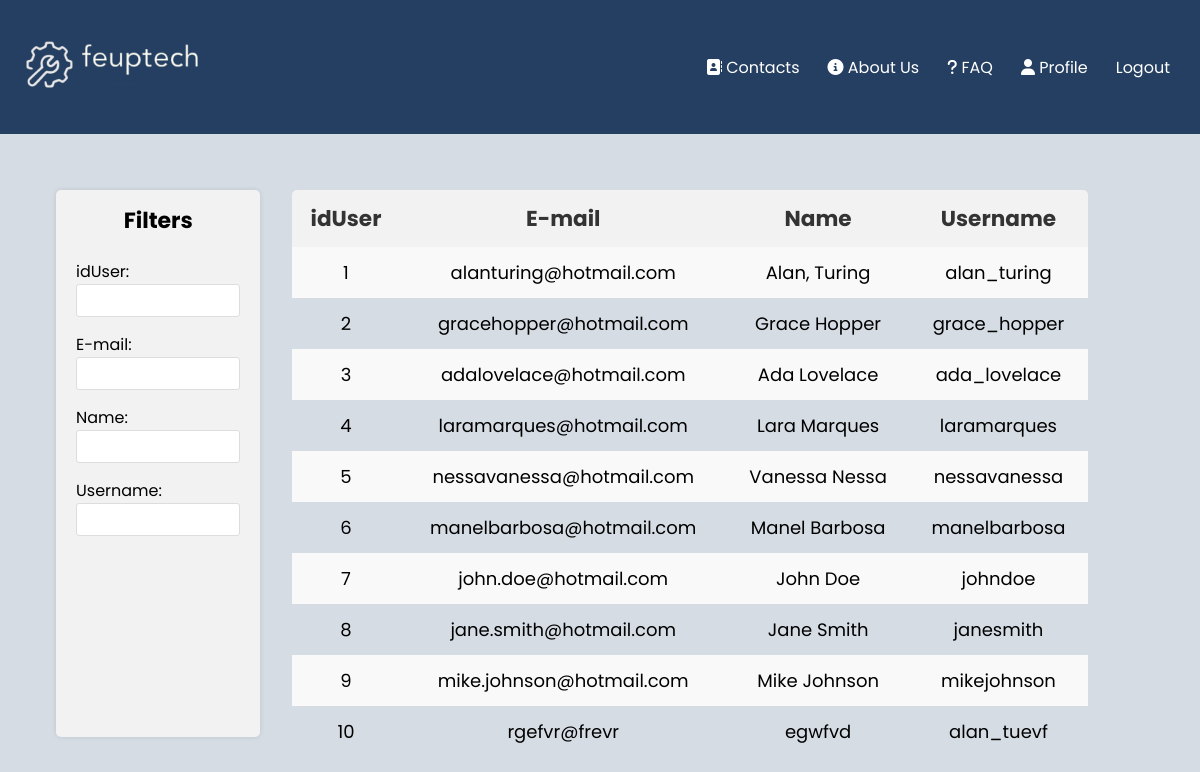
The app's page /pages/users_all.php (signed in) with its own data.
### tables this page shows
CREATE TABLE users(
    idUser integer primary key AUTOINCREMENT,
    email text UNIQUE,
    name text NOT NULL,
    username text UNIQUE NOT NULL,
    password text NOT NULL
);

### pages/users_all.php (called while the page is built, shortened)
<?php
    require_once(__DIR__ . '/../database/connection.db.php');
    require_once(__DIR__ . '/../database/user.class.php');
    require_once(__DIR__ . '/../utils/session.php');
    require_once(__DIR__ . '/../templates/tickets.tpl.php');
    require_once(__DIR__ . '/../templates/users_all.tpl.php');
    $session = new Session();
    $db = getDatabaseConnection();
    $user = User::getUserWithId($db, $session->getID());
    $users = User::getAllUsers($db);
    drawTicketsHeader($session);
    drawUsersAll($users);
?>

### utils/session.php (called while the page is built, shortened)
<?php
class Session{
      public function isLoggedIn() : bool {
        return isset($_SESSION['id']);
      }
      public function getID() : ?int {
        return isset($_SESSION['id']) ? $_SESSION['id'] : null;
      }
}
?>

### database/user.class.php (called while the page is built, shortened)
<?php
     class User{
        public function __construct(int $id, string $email, string $name, string $username){
            $this->id = $id;
            $this->email = $email;
            $this->name = $name;
            $this->username = $username;
        }
        static function getAllUsers(PDO $db){
            $stmt = $db->prepare('
              SELECT idUser, email, name, username
              FROM users');
            $stmt->execute();
            $ticketRows = $stmt->fetchAll(PDO::FETCH_ASSOC);
            $users = [];
            foreach ($ticketRows as $row){
                $user = new User(
                $row['idUser'],
                $row['email'],
                $row['name'],
                $row['username']);
                array_push($users, $user);
            }
            return $users;
        }
        static function getUserWithID(PDO $db, int $id) : ?User {
            $stmt = $db->prepare('
                SELECT u.idUser, u.email, u.name, u.username
                FROM users u JOIN admins a ON u.idUser = a.idAdmin
                WHERE u.idUser = ?');
            $stmt->execute(array($id));
            $row = $stmt->fetch(PDO::FETCH_ASSOC);
            if ($row !== false) {
                return new Admin($row['idUser'], $row['email'], $row['name'], $row['username']);
            }
            return null;
            }
     }
?>

### templates/users_all.tpl.php (the view, shortened to what this page needs)
<?php function drawUsersAll($users) { ?>
<main class="tab">
            <section class="sidebar">
                <h3>Filters</h3>
                <label for="idUserFilter">idUser:</label>
                <input type="text" id="idUserFilter">
                <br>
                <label for="emailFilter">E-mail:</label>
                <input type="text" id="emailFilter">
                <br>
                <label for="nameFilter">Name:</label>
                <input type="text" id="nameFilter">
                <br>
                <label for="usernameFilter">Username:</label>
                <input type="text" id="usernameFilter">
            </section>
        <section class="table-container">
            <table id="filter">
                    <th>idUser</th>
                    <th>E-mail</th>
                    <th>Name</th>
                    <th>Username</th>
                <?php
                    foreach($users as $user)
                        drawUserAll($user);
                ?>
            </table>
        </section>
    </main>
</body>
</html>
<?php } ?>
<?php function drawUserAll($user) { ?>
<tr>
    <td>
        <a href="../pages/profile_foreign.php?user=<?php echo urlencode($user->id) ?>">
            <?php echo $user->id ?> </a>
    </td>
    <td><?php echo $user->email ?></td>
    <td><?php echo $user->name ?></td>
    <td><?php echo $user->username ?></td>
</tr>
<?php } ?>

### templates/tickets.tpl.php (shortened to what this page needs)
<?php function drawTicketsHeader($session, $css = "") { ?>
    <!DOCTYPE html>
    <html lang = "en-Us">
    <head>
        <link href="../css/navLogin_style.css" rel="stylesheet">
        <link href="../css/tickets_style.css" rel="stylesheet">
        <link href="../css/newTicket.css" rel="stylesheet">
        <link href="../css/tickets_all.css" rel="stylesheet">
        <link href="../css/assign_style.css" rel="stylesheet">
    </head>
    <body>
        <nav>
        <a href = "../pages"><img src ="../images/logo.png" alt = "logo"></a>
        <ul class = "navigation">
                <li class = "nav_elem"><a href = "../pages/contacts.php"><i class="fa-solid fa-address-book"></i> Contacts</a></li>
                <li class = "nav_elem"><a href = "../pages/about_us.php"><i class="fas fa-circle-info"></i> About Us</a></li>
                <li class = "nav_elem"><a href = "../pages/faq.php"><i class="fa-solid fa-question"></i> FAQ</a></li>
                <?php
                if (!$session->isLoggedIn()){
                    echo "<li class = \"nav-elem\"><a href=\"../pages/register.php\">Register</a></li>";
                    echo "<li class = \"nav-elem\"><a href=\"../pages/login.php\">Login</a></li>";
                }
                else{
                    echo "<li class = \"nav-elem\"><a href =\"../pages/profile.php\"><i class=\"fa-solid fa-user\"></i> Profile</a></li>";
                    echo "<form action=\"../actions/action_logout.php\" method=\"post\" class=\"logout\"><a href = \"#\" type=\"submit\" onclick=\"this.parentNode.submit(); return false;\">Logout</a></form>";
                }
                ?>
            </ul>
        </nav>
<?php } ?>

### css/navLogin_style.css (style rules this page uses)
.navigation { display: flex; justify-content: flex-end; padding: 14px 16px; }
nav a { text-decoration: none; color: white; padding: 14px; }
li { list-style: none; }
nav { background-color: #243f61; background-size: cover; background-position: center; text-align: center; font-family: 'Poppins'; margin: -8px; display: grid; grid-template-columns: auto 1fr; column-gap: 2em; align-items: center; }
nav img { width: 100%; max-width: 200px; justify-self: start; }

### css/tickets_style.css (style rules this page uses)
body { font-family: 'Poppins'; background-color: #D5DCE3; }

### css/tickets_all.css (style rules this page uses)
body { font-family: 'Poppins'; background-color: #D5DCE3 }
.tab { display: grid; grid-template-columns: 18% 70%; column-gap: 2em; margin-left: 3em; }
.table-container { overflow-x: auto; margin-top: 4em; border-radius: 5px; }
table { width: 100%; white-space: nowrap; }
.sidebar { background-color: #f2f2f2; padding: 20px; border-radius: 5px; box-shadow: 0 0 5px rgba(0, 0, 0, 0.1); margin-bottom: 20px; margin-top: 4em; }
.sidebar h3 { font-size: 22px; margin-top: -6.5px; text-align: center; }
.sidebar label { display: block; margin-top: 15px; }
.sidebar input[type="text"] { width: 100%; padding: 8px; border: 1px solid #ddd; border-radius: 3px; box-sizing: border-box; }
table { border-collapse: collapse; box-shadow: 0 0 5px rgba(0, 0, 0, 0.1); font-size: 18px; }
table th, table td { padding: 12px; text-align: center; }
table th { background-color: #f2f2f2; font-weight: bold; color: #333; font-size: larger; }
table tr:nth-child(even) { background-color: #f9f9f9; }
table td a { text-decoration: none; color: black; }

### records on screen
users: idUser "1", email "alanturing@hotmail.com", name "Alan, Turing", username "alan_turing"
users: idUser "2", email "gracehopper@hotmail.com", name "Grace Hopper", username "grace_hopper"
users: idUser "3", email "adalovelace@hotmail.com", name "Ada Lovelace", username "ada_lovelace"
users: idUser "4", email "laramarques@hotmail.com", name "Lara Marques", username "laramarques"
users: idUser "5", email "nessavanessa@hotmail.com", name "Vanessa Nessa", username "nessavanessa"
users: idUser "6", email "manelbarbosa@hotmail.com", name "Manel Barbosa", username "manelbarbosa"
users: idUser "7", email "john.doe@hotmail.com", name "John Doe", username "johndoe"
users: idUser "8", email "jane.smith@hotmail.com", name "Jane Smith", username "janesmith"
users: idUser "9", email "mike.johnson@hotmail.com", name "Mike Johnson", username "mikejohnson"
users: idUser "10", email "rgefvr@frevr", name "egwfvd", username "alan_tuevf"
